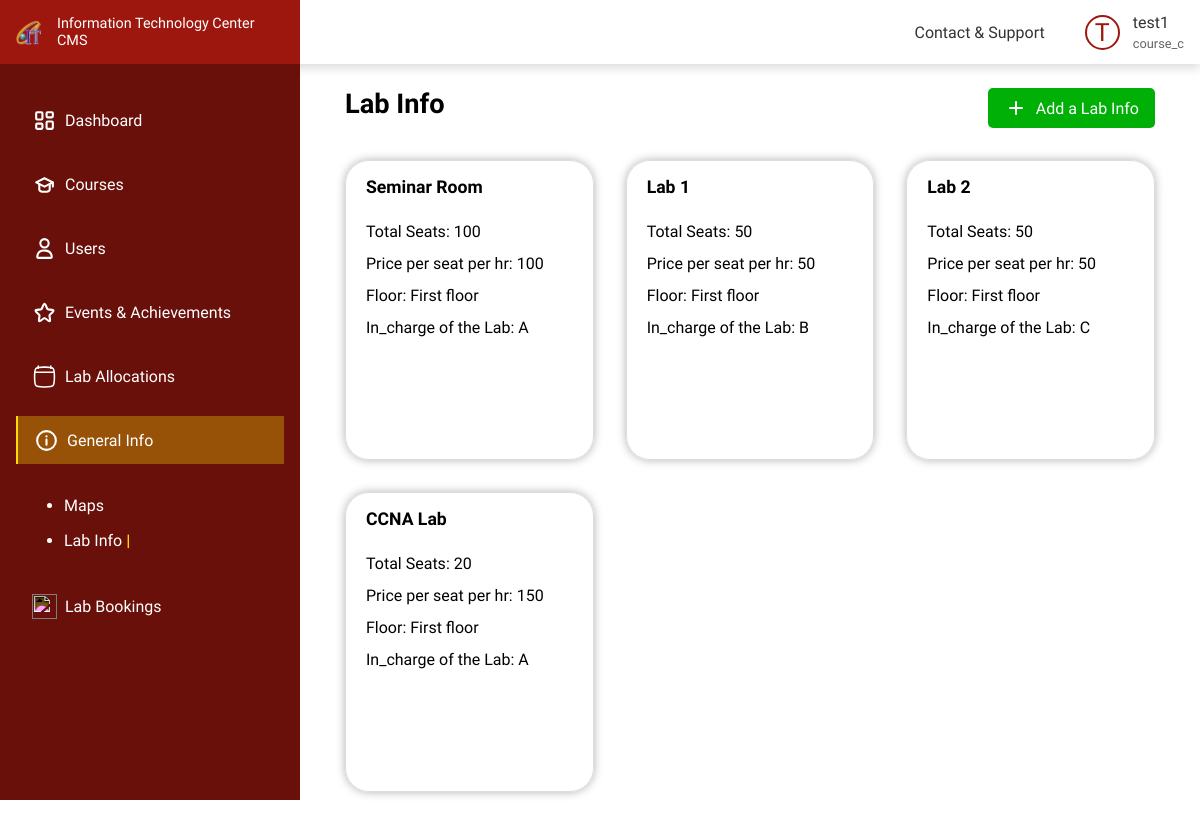
The app's page /pages/labinfo/index.php (signed in) with its own data.
### tables this page shows
CREATE TABLE
    IF NOT EXISTS `user` (
        `u_id` int(10) UNSIGNED NOT NULL AUTO_INCREMENT,
        `user_name` varchar(50) NOT NULL,
        `email` varchar(100) NOT NULL,
        `password` varchar(255) NOT NULL,
        `contact` varchar(20) NOT NULL,
        `clearense` varchar(20) NOT NULL,
        PRIMARY KEY (`u_id`)
    );

CREATE TABLE
    IF NOT EXISTS `facility` (
        `f_id` int NOT NULL AUTO_INCREMENT,
        `f_name` varchar(50) NOT NULL,
        `total_seats` int NOT NULL,
        `price` int NOT NULL,
        `floor` varchar(20) NOT NULL,
        `in_charge` varchar(30) NOT NULL,
        PRIMARY KEY (`f_id`)
    );

### backend/functions/facilities.php (called while the page is built, shortened)
<?php
include_once $_SERVER['DOCUMENT_ROOT'] . "/config.php";
function getFacilities()
{
    global $conn;
    $sql = "SELECT * FROM facility";
    $res = mysqli_query($conn, $sql);
    $result = array();
    if (mysqli_num_rows($res) > 0) {
        while ($row = mysqli_fetch_assoc($res)) {
            $result[] = $row;
        }
    } else {
        $result = array('error' => mysqli_error($conn));
    }
    return $result;
}

### pages/labinfo/index.php (the view, shortened to what this page needs)
<?php
include_once $_SERVER['DOCUMENT_ROOT'] . "/config.php";
include_once $_SERVER['DOCUMENT_ROOT'] . "/backend/functions/facilities.php";
$facilities = getFacilities();
?>
<!DOCTYPE html>
<html lang="en">
<head>
    <link rel="stylesheet" href="/css/labinfo.css">
</head>
<body>
    <div class="flex-box">
        <div class="left">
            <?php
            include_once(APP_ROOT . "/includes/sidebar.php");
            ?>
        </div>
        <div class="right">
            <?php
            include_once(APP_ROOT . "/includes/header.php");
            ?>
            <main class="labinfo">
                <div class="container">
                    <div class="title">
                        <h1>Lab Info</h1>
                        <a href="add.php"><img src="/images/Add_round.svg" alt=""> Add a Lab Info</a>
                    </div>
                    <div class="card-container">
                        <?php if (isset($facilities[0]['f_name']))
                                foreach ($facilities as $key => $row) { ?>
                                <div class='card'>
                                    <div class='card-content'>
                                        <h2 class='card-title'>
                                            <?= $row["f_name"] ?>
                                        </h2>
                                        <p class='card-description'>
                                            <?php $Total_seats = $row["total_seats"] ?>
                                            Total Seats:
                                            <?= $Total_seats ?>
                                        </p>
                                        <p class='card-description'>
                                            <?php $price = $row["price"] ?>
                                            Price per seat per hr:
                                            <?= $price ?>
                                        </p>
                                        <p class='card-description'>
                                            <?php $floor = $row["floor"] ?>
                                            Floor:
                                            <?= $floor ?>
                                        </p>
                                        <p class='card-description'>
                                            <?php $in_charge = $row["in_charge"] ?>
                                            In_charge of the Lab:
                                            <?= $in_charge ?>
                                        </p>
                                    </div>
                                </div>
                            <?php } else { ?>
                            <p style="width:400px">No facilities Found.</p>
                        <?php } ?>
                    </div>
                </div>
            </main>
        </div>
    </div>
</body>
</html>

### includes/header.php (shortened to what this page needs)
<?php
include $_SERVER['DOCUMENT_ROOT'] . "/includes/header_core.php";
if (isset($_SESSION['user_id'])) {
  $user_id = $_SESSION['user_id'];
  $sql = "SELECT user_name, clearense FROM user WHERE u_id = ?";
  $stmt = $conn->prepare($sql);
  $stmt->bind_param("i", $user_id);
  $stmt->execute();
  $result = $stmt->get_result();
  if ($row = $result->fetch_assoc()) {
    $username = $row['user_name'];
    $role = $row['clearense'];
  }
}
?>
<!DOCTYPE html>
<html lang="en">
<head>
  <link rel="stylesheet" href="/css/header.css">
</head>
<body>
  <header>
    <div class="menu">
      <ul>
        <li><a href="/pages/contactNsupport.php">Contact & Support</a></li>
      </ul>
    </div>
    <div class="profile">
      <div class="img"><?php echo isset($username) ? strtoupper(substr($username, 0, 1)) : 'G'; ?></div>
      <h5><?php echo isset($username) ? $username : 'Guest'; ?></h5>
      <p><?php echo isset($role) ? $role : 'Guest'; ?></p>
    </div>
  </header>
</body>
</html>

### css/labinfo.css (style rules this page uses)
.labinfo { padding-top: 1.5rem; }
.labinfo .card-container { display:grid; grid-template-columns: repeat(auto-fill, minmax(200px, 1fr)); gap: 2rem; margin: 2rem 0; }
.labinfo .card { width: 100%; height: 300px; border-radius: 1.5rem; display: flex; flex-direction:column; overflow:visible; box-shadow: 0 0 10px rgba(0, 0, 0, 0.3); transition: transform 0.2s; border: 1px solid #ddd; cursor: pointer; }
.labinfo .card-content { padding: 1rem 20px; flex-grow: 1; display: flex; flex-direction: column; }
.labinfo .card-title { font-size: 1.1rem; font-weight: 1500; padding-bottom: 20px; }
.labinfo .card-description { margin-top: 5px; font-size: 1rem; font-weight: 400; max-height: 80px; overflow: auto; padding-bottom: 8px; }

### css/styles.css (style rules this page uses)
* { margin: 0; padding: 0; box-sizing: border-box; font-family: "Raleway", sans-serif; }
:root { --color-1: #9d170e; --color-2: #f9db08; --color-3: #305fa6; --color-4: #00b007; --color-5: #790483; --color-text-1: #333; --color-text-2: #666; --color-shade-1: #681009; }
.container { width: clamp(300px, 90%, 1440px); margin: auto; }
a { text-decoration: none; }
.flex-box { display: flex; }
.left { width: 300px; }
.right { width: calc(100% - 300px); padding-top: 4rem; }
.title { display: flex; align-items: center; justify-content: space-between; width: 100%; }
.title h1 { font-weight: 600; font-size: 1.7rem; margin-bottom: 0.5rem; display: flex; align-items: center; gap: 0.5rem; }
.title a { display: flex; align-items: center; gap: 0.5rem; padding: 0.5rem 1rem; background-color: var(--color-4); color: white; font-weight: 500; border-radius: 5px; }
.title a img { filter: invert() brightness(2); }

### css/header.css (style rules this page uses)
header { color: var(--color-text-1); box-shadow: 0 4px 10px rgba(0, 0, 0, 0.146); position: fixed; left: 0; top: 0; z-index: 10; background-color: white; display: flex; align-items: center; height: 4rem; gap: 0.5rem; width: 100%; padding: 0 1rem; }
.menu { display: flex; align-items: center; margin-left: auto; }
.menu ul { list-style: none; display: flex; gap: 1.2rem; }
.menu ul li { cursor: pointer; position: relative; font-weight: 400; font-size: 1rem; }
.menu ul li a { color: var(--color-text-1); }
.menu ul li:before { content: ""; position: absolute; bottom: -4px; left: 0; width: 0; height: 2px; background-color: transparent; transition: width 0.3s ease-in-out, background-color 0.3s ease-in-out; }
.profile { margin-left: 2rem; display: grid; grid-template-columns: 40px auto; gap: 0.25rem 0.5rem; align-items: center; cursor: pointer; }
.profile h5 { font-weight: 500; font-size: 1rem; }
.profile p { grid-column: 2; font-size: 0.8rem; color: var(--color-text-2); }
.profile .img { display: flex; font-size: 25px; align-items: center; justify-content: center; font-weight: 500; height: 35px; width: 35px; border-radius: 50%; grid-row: 1/3; border: 2px solid var(--color-1); color: var(--color-1); }

### records on screen
user: user_name "T", user_name "test1", clearense "course_c"
facility: f_name "Seminar Room", total_seats "100", price "100", floor "First floor", in_charge "A"
facility: f_name "Lab 1", total_seats "50", price "50", floor "First floor", in_charge "B"
facility: f_name "Lab 2", total_seats "50", price "50", floor "First floor", in_charge "C"
facility: f_name "CCNA Lab", total_seats "20", price "150", floor "First floor", in_charge "A"
